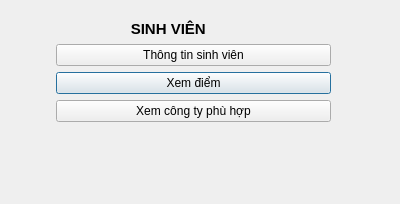
<?xml version="1.0" encoding="UTF-8"?>
<ui version="4.0">
 <class>Dialog</class>
 <widget class="QDialog" name="Dialog">
  <property name="geometry">
   <rect>
    <x>0</x>
    <y>0</y>
    <width>400</width>
    <height>204</height>
   </rect>
  </property>
  <property name="windowTitle">
   <string>QLDSV</string>
  </property>
  <widget class="QWidget" name="formLayoutWidget">
   <property name="geometry">
    <rect>
     <x>50</x>
     <y>20</y>
     <width>281</width>
     <height>161</height>
    </rect>
   </property>
   <layout class="QFormLayout" name="formLayout_2">
    <item row="0" column="1">
     <widget class="QLabel" name="label">
      <property name="font">
       <font>
        <pointsize>11</pointsize>
        <weight>75</weight>
        <bold>true</bold>
       </font>
      </property>
      <property name="text">
       <string>                  SINH VIÊN</string>
      </property>
     </widget>
    </item>
    <item row="2" column="1">
     <layout class="QVBoxLayout" name="verticalLayout">
      <item>
       <widget class="QPushButton" name="DNButton">
        <property name="text">
         <string>Xem điểm</string>
        </property>
       </widget>
      </item>
     </layout>
    </item>
    <item row="3" column="1">
     <layout class="QHBoxLayout" name="horizontalLayout_2">
      <item>
       <widget class="QPushButton" name="pushButton">
        <property name="text">
         <string>Xem công ty phù hợp</string>
        </property>
       </widget>
      </item>
     </layout>
    </item>
    <item row="1" column="1">
     <widget class="QPushButton" name="ThoatButton">
      <property name="text">
       <string>Thông tin sinh viên</string>
      </property>
     </widget>
    </item>
   </layout>
  </widget>
 </widget>
 <resources/>
 <connections/>
</ui>
